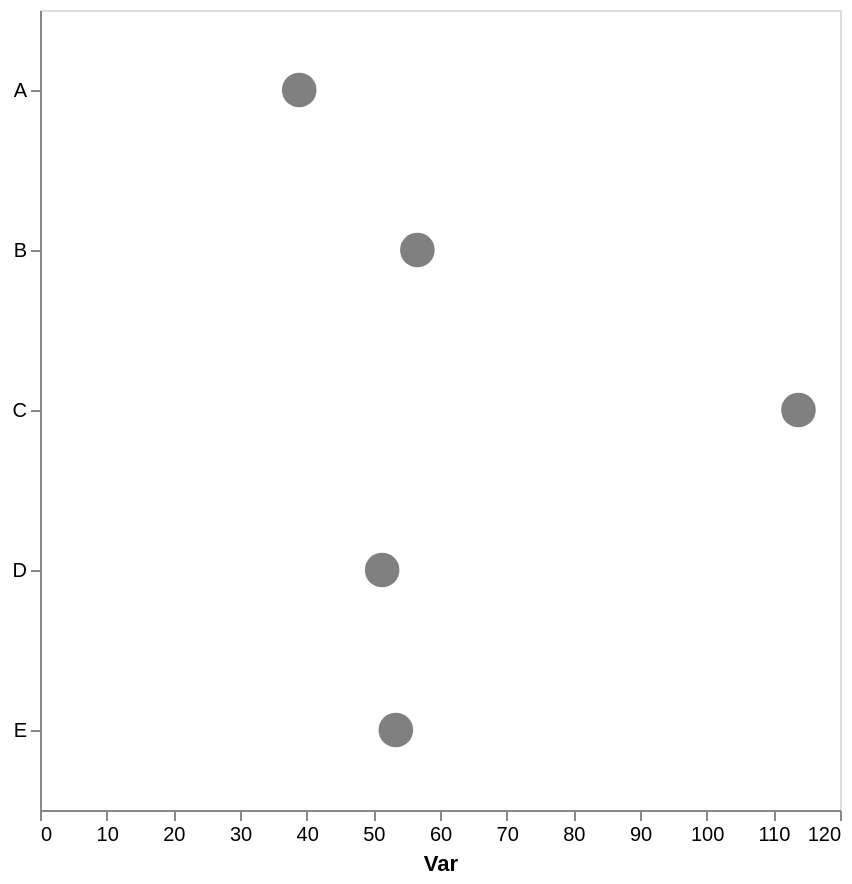

The specification (Vega-Lite) saved for this image:
### Vega-Lite specification from a JSON file in a GitHub repository (floating-point values rounded to 4 significant figures)
{"config": {"view": {"continuousWidth": 300, "continuousHeight": 300}, "axis": {"grid": false}, "bar": {"color": "gray"}}, "data": {"name": "data-9a1c73a21da12f2e668e101efeeb1bbd"}, "mark": {"type": "point", "color": "gray", "filled": true, "size": 300}, "encoding": {"x": {"aggregate": "mean", "axis": {"title": "Var"}, "field": "var1", "type": "quantitative"}, "y": {"axis": {"title": null}, "field": "cat", "type": "nominal"}}, "height": 400, "width": 400, "$schema": "https://vega.github.io/schema/vega-lite/v5.17.0.json", "datasets": {"data-9a1c73a21da12f2e668e101efeeb1bbd": [{"cat": "C", "var1": 94.53, "var2": 45.76}, {"cat": "E", "var1": 65.92, "var2": 53.03}, {"cat": "D", "var1": 52.33, "var2": 54.67}, {"cat": "B", "var1": 56.61, "var2": 43.26}, {"cat": "A", "var1": 40.85, "var2": 56.02}, {"cat": "E", "var1": 49.96, "var2": 35.43}, {"cat": "E", "var1": 52.91, "var2": 63.49}, {"cat": "A", "var1": 36.92, "var2": 47.26}, {"cat": "E", "var1": 44.71, "var2": 68.92}, {"cat": "D", "var1": 41.49, "var2": 31.95}, {"cat": "C", "var1": 133.0, "var2": 45.05}, {"cat": "D", "var1": 60.14, "var2": 59.19}]}}
